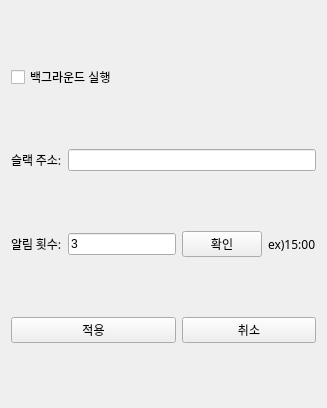
<?xml version="1.0" encoding="UTF-8"?>
<ui version="4.0">
 <class>AlarmSettingForm</class>
 <widget class="QWidget" name="AlarmSettingForm">
  <property name="geometry">
   <rect>
    <x>0</x>
    <y>0</y>
    <width>327</width>
    <height>408</height>
   </rect>
  </property>
  <property name="windowTitle">
   <string>Form</string>
  </property>
  <layout class="QGridLayout" name="gridLayout">
   <item row="6" column="2" colspan="2">
    <widget class="QPushButton" name="btn_cancle">
     <property name="font">
      <font>
       <family>맑은 고딕</family>
       <pointsize>9</pointsize>
      </font>
     </property>
     <property name="text">
      <string>취소</string>
     </property>
    </widget>
   </item>
   <item row="6" column="0" colspan="2">
    <widget class="QPushButton" name="btn_apply">
     <property name="font">
      <font>
       <family>맑은 고딕</family>
       <pointsize>9</pointsize>
      </font>
     </property>
     <property name="text">
      <string>적용</string>
     </property>
    </widget>
   </item>
   <item row="2" column="0">
    <widget class="QLabel" name="label_3">
     <property name="font">
      <font>
       <family>맑은 고딕</family>
       <pointsize>9</pointsize>
      </font>
     </property>
     <property name="text">
      <string>알림 횟수:</string>
     </property>
    </widget>
   </item>
   <item row="1" column="1" colspan="3">
    <widget class="QLineEdit" name="lineEdit_slack_url"/>
   </item>
   <item row="2" column="2">
    <widget class="QPushButton" name="btn_alarm_count_confirm">
     <property name="font">
      <font>
       <family>맑은 고딕</family>
       <pointsize>9</pointsize>
      </font>
     </property>
     <property name="text">
      <string>확인</string>
     </property>
    </widget>
   </item>
   <item row="2" column="1">
    <widget class="QLineEdit" name="lineEdit_alarm_count">
     <property name="text">
      <string>3</string>
     </property>
    </widget>
   </item>
   <item row="1" column="0">
    <widget class="QLabel" name="label_5">
     <property name="font">
      <font>
       <family>맑은 고딕</family>
       <pointsize>9</pointsize>
      </font>
     </property>
     <property name="text">
      <string>슬랙 주소:</string>
     </property>
    </widget>
   </item>
   <item row="2" column="3">
    <widget class="QLabel" name="label_4">
     <property name="font">
      <font>
       <family>맑은 고딕</family>
       <pointsize>9</pointsize>
      </font>
     </property>
     <property name="text">
      <string>ex)15:00</string>
     </property>
    </widget>
   </item>
   <item row="5" column="0" colspan="4">
    <layout class="QFormLayout" name="alarm_formLayout">
     <property name="labelAlignment">
      <set>Qt::AlignCenter</set>
     </property>
     <property name="formAlignment">
      <set>Qt::AlignCenter</set>
     </property>
     <property name="leftMargin">
      <number>10</number>
     </property>
     <property name="rightMargin">
      <number>10</number>
     </property>
    </layout>
   </item>
   <item row="0" column="0" colspan="4">
    <widget class="QCheckBox" name="checkBox_background">
     <property name="text">
      <string>백그라운드 실행</string>
     </property>
    </widget>
   </item>
  </layout>
 </widget>
 <resources/>
 <connections/>
</ui>
